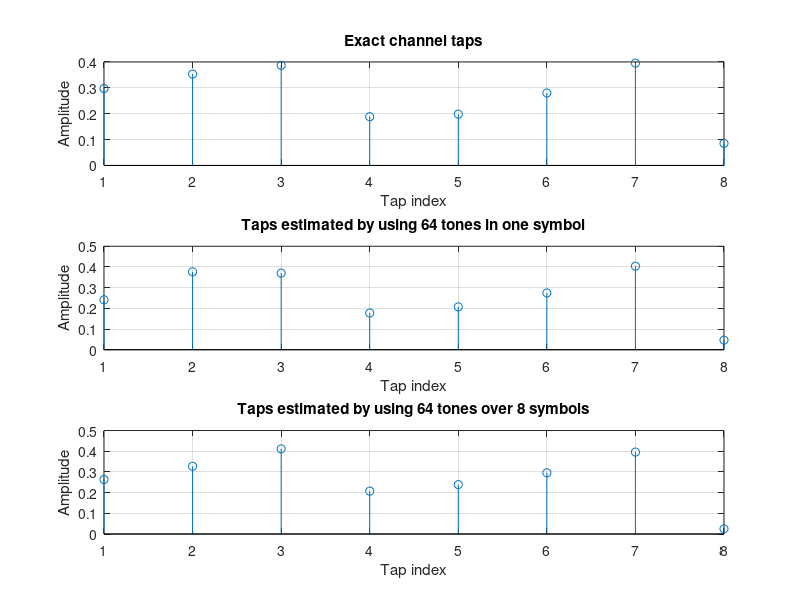
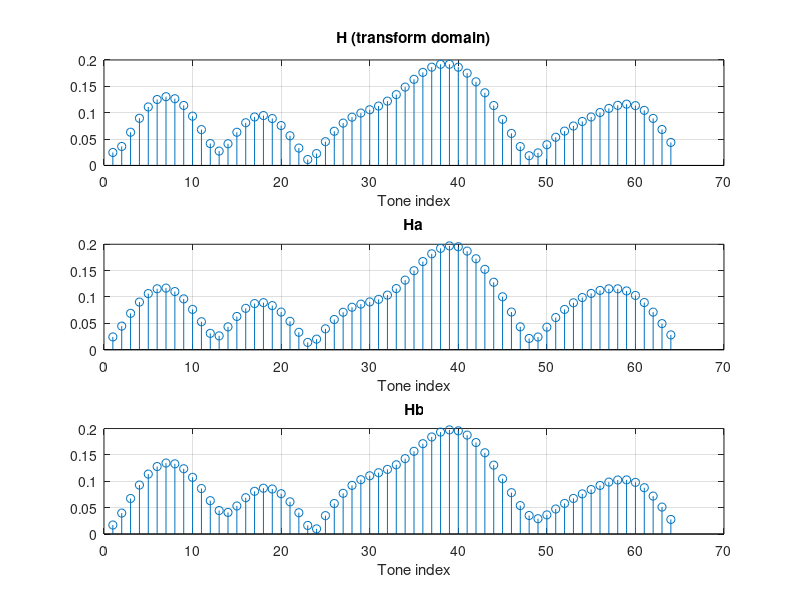

Here is the MATLAB script that generated these plots, in order:
clear all
N = 64;      % OFDM Symbol Size
P = 16;      % size of Cyclic Prefix

M = 8;       % Channel Length
L = 8;       % Training tones in symbol

p_ind = 4:8:60;

% QPSK Modulation scheme
map = 1/sqrt(2) * [-1,1];
j = sqrt(-1);

F = fft(eye(N))/sqrt(N);

x = map(randi([1,2],N,L)) + j*map(randi([1,2],N,L));
x(p_ind,:) = 1/sqrt(2)*(ones(length(p_ind),L) + j*ones(length(p_ind),L));

x_bar = F'*x;   %transform domain

h = (randn(1,M) + j*randn(1,M))/sqrt(2*M);
h_app = [h zeros(1,N-M)];

H = zeros(64,64);
H(1,:) = h_app;
for i=2:N
    H(i,:) = circshift(H(i-1,:),1);
end


SNR = 10;     % dB
var = 0.1;

v_bar = sqrt(var/2) * (randn(N,L) + j*randn(N,L));

y_bar = H*x_bar + v_bar;

y = F*y_bar;

Qa = F(1:M,1:N);
Qb = F(1:M,p_ind);

S = diag(x(:,1));

h_hata = 1/sqrt(N)*inv(Qa*Qa')*Qa*(conj(x(:,1)).*y(:,1));

h_hatb = 1/sqrt(N)*inv(Qb*Qb')*Qb*(conj(x(p_ind,:)).*y(p_ind,:));

h_b = zeros(M,1);
for i=1:M
    h_b(i) = mean(h_hatb(i,:));
end
    
subplot(311)
stem(abs(h))
xlabel('Tap index')
ylabel('Amplitude')
title('Exact channel taps')
grid on

subplot(312)
stem(abs(h_hata))
xlabel('Tap index')
ylabel('Amplitude')
title('Taps estimated by using 64 tones in one symbol')
grid on

subplot(313)
stem(abs(h_b))
xlabel('Tap index')
ylabel('Amplitude')
title('Taps estimated by using 64 tones over 8 symbols')
grid on


h_bar = F'*([h.' ;zeros(N-M,1)]);
figure(2)
subplot(311)
stem(abs(h_bar))
xlabel('Tone index')
title('H (transform domain)')
grid on

h_bar_a = F'*([h_hata;zeros(N-M,1)]);
subplot(312)
stem(abs(h_bar_a))
xlabel('Tone index')
title('Ha')
grid on

h_bar_b = F'*([h_b; zeros(N-M,1)]);
subplot(313)
stem(abs(h_bar_b))
xlabel('Tone index')
title('Hb')
grid on












